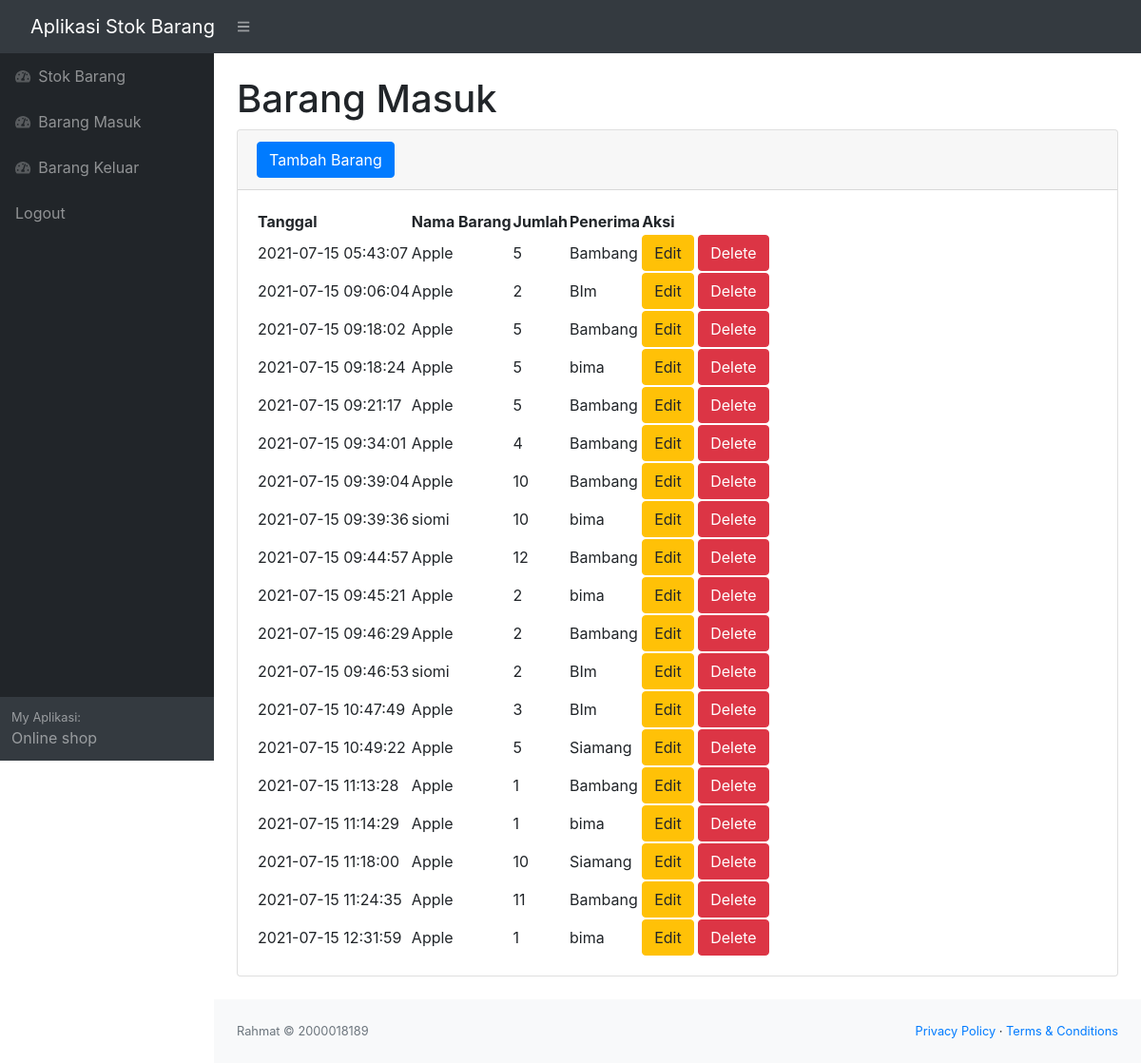
The app's page /masuk.php (signed in) with its own data.
### tables this page shows
CREATE TABLE `masuk` (
  `idmasuk` int(11) NOT NULL,
  `idbarang` int(11) NOT NULL,
  `tanggal` timestamp NOT NULL DEFAULT current_timestamp(),
  `keterangan` varchar(25) NOT NULL,
  `qty` int(11) NOT NULL
);

CREATE TABLE `stok` (
  `idbarang` int(11) NOT NULL,
  `namabarang` varchar(25) NOT NULL,
  `deskripsi` varchar(25) NOT NULL,
  `stok` int(11) NOT NULL
);

### masuk.php (the view, shortened to what this page needs)
<?php
require 'function.php';
?>
<!DOCTYPE html>
<html lang="en">
<head>
    <link href="https://cdn.jsdelivr.net/npm/simple-datatables@latest/dist/style.css" rel="stylesheet" />
    <link href="css/styles.css" rel="stylesheet" />
    <link rel="stylesheet" href="https://maxcdn.bootstrapcdn.com/bootstrap/4.5.2/css/bootstrap.min.css">
</head>
<body class="sb-nav-fixed">
    <nav class="sb-topnav navbar navbar-expand navbar-dark bg-dark">
        <a class="navbar-brand ps-3" href="index.php">Aplikasi Stok Barang</a>
        <button class="btn btn-link btn-sm order-1 order-lg-0 me-4 me-lg-0" id="sidebarToggle" href="#!"><i class="fas fa-bars"></i></button>
    </nav>
    <div id="layoutSidenav">
        <div id="layoutSidenav_nav">
            <nav class="sb-sidenav accordion sb-sidenav-dark" id="sidenavAccordion">
                <div class="sb-sidenav-menu">
                <div class="nav">
                        <a class="nav-link" href="index.php">
                            <div class="sb-nav-link-icon"><i class="fas fa-tachometer-alt"></i></div>
                            Stok Barang
                        </a>
                        <a class="nav-link" href="masuk.php">
                            <div class="sb-nav-link-icon"><i class="fas fa-tachometer-alt"></i></div>
                            Barang Masuk
                        </a>
                        <a class="nav-link" href="keluar.php">
                            <div class="sb-nav-link-icon"><i class="fas fa-tachometer-alt"></i></div>
                            Barang Keluar
                        </a>
                        <a class="nav-link" href="logout.php">
                            Logout
                        </a>
                    </div>
                </div>
                <div class="sb-sidenav-footer">
                    <div class="small">My Aplikasi:</div>
                    Online shop
                </div>
            </nav>
        </div>
        <div id="layoutSidenav_content">
            <main>
                <div class="container-fluid px-4">
                    <h1 class="mt-4">Barang Masuk</h1>
                    <div class="card mb-4">
                        <div class="card-header">
                            <button type="button" class="btn btn-primary" data-toggle="modal" data-target="#myModal">
                                Tambah Barang
                            </button>
                        </div>
                        <div class="card-body">
                            <table id="datatablesSimple">
                                <thead>
                                    <tr>
                                        <th>Tanggal</th>
                                        <th>Nama Barang</th>
                                        <th>Jumlah</th>
                                        <th>Penerima</th>
                                        <th>Aksi</th>
                                    </tr>
                                </thead>
                                <tbody>
                                <?php
                                $ambilsemuadatastok = mysqli_query($conn,"SELECT * from masuk m, stok s where s.idbarang = m.idbarang");
                                while($data=mysqli_fetch_array($ambilsemuadatastok)){
                                    $idb = $data['idbarang'];
                                    $tanggal = $data['tanggal'];
                                    $namabarang = $data['namabarang'];
                                    $qty = $data['qty'];
                                    $keterangan = $data['keterangan'];
                                ?>
                                <tr>
                                    <td><?=$tanggal?></td>
                                    <td><?=$namabarang?></td>
                                    <td><?=$qty?></td>
                                    <td><?=$keterangan?></td>
                                    <td>
                                        <button type="button" class="btn btn-warning" data-toggle="modal" data-target="#edit<?=$idb;?>">Edit</button>
                                        <button type="button" class="btn btn-danger" data-toggle="modal" data-target="#delete<?=$idb;?>">Delete</button>
                                    </td>
                                </tr>
                                <?php
                                };
                                ?>
                                </tbody>
                            </table>
                        </div>
                    </div>
                </div>
            </main>
            <footer class="py-4 bg-light mt-auto">
                <div class="container-fluid px-4">
                    <div class="d-flex align-items-center justify-content-between small">
                    <div class="text-muted">Rahmat &copy; 2000018189</div>
                        <div>
                            <a href="#">Privacy Policy</a>
                            &middot;
                            <a href="#">Terms &amp; Conditions</a>
                        </div>
                    </div>
                </div>
            </footer>
        </div>
    </div>
</body>
</html>

### records on screen
masuk: tanggal "2021-07-15 05:43:07", idbarang.namabarang "Apple", qty "5", keterangan "Bambang"
masuk: tanggal "2021-07-15 09:06:04", idbarang.namabarang "Apple", qty "2", keterangan "BIm"
masuk: tanggal "2021-07-15 09:18:02", idbarang.namabarang "Apple", qty "5", keterangan "Bambang"
masuk: tanggal "2021-07-15 09:18:24", idbarang.namabarang "Apple", qty "5", keterangan "bima"
masuk: tanggal "2021-07-15 09:21:17", idbarang.namabarang "Apple", qty "5", keterangan "Bambang"
masuk: tanggal "2021-07-15 09:34:01", idbarang.namabarang "Apple", qty "4", keterangan "Bambang"
masuk: tanggal "2021-07-15 09:39:04", idbarang.namabarang "Apple", qty "10", keterangan "Bambang"
masuk: tanggal "2021-07-15 09:39:36", idbarang.namabarang "siomi", qty "10", keterangan "bima"
masuk: tanggal "2021-07-15 09:44:57", idbarang.namabarang "Apple", qty "12", keterangan "Bambang"
masuk: tanggal "2021-07-15 09:45:21", idbarang.namabarang "Apple", qty "2", keterangan "bima"
masuk: tanggal "2021-07-15 09:46:29", idbarang.namabarang "Apple", qty "2", keterangan "Bambang"
masuk: tanggal "2021-07-15 09:46:53", idbarang.namabarang "siomi", qty "2", keterangan "BIm"
masuk: tanggal "2021-07-15 10:47:49", idbarang.namabarang "Apple", qty "3", keterangan "BIm"
masuk: tanggal "2021-07-15 10:49:22", idbarang.namabarang "Apple", qty "5", keterangan "Siamang"
masuk: tanggal "2021-07-15 11:13:28", idbarang.namabarang "Apple", qty "1", keterangan "Bambang"
masuk: tanggal "2021-07-15 11:14:29", idbarang.namabarang "Apple", qty "1", keterangan "bima"
masuk: tanggal "2021-07-15 11:18:00", idbarang.namabarang "Apple", qty "10", keterangan "Siamang"
masuk: tanggal "2021-07-15 11:24:35", idbarang.namabarang "Apple", qty "11", keterangan "Bambang"
masuk: tanggal "2021-07-15 12:31:59", idbarang.namabarang "Apple", qty "1", keterangan "bima"
